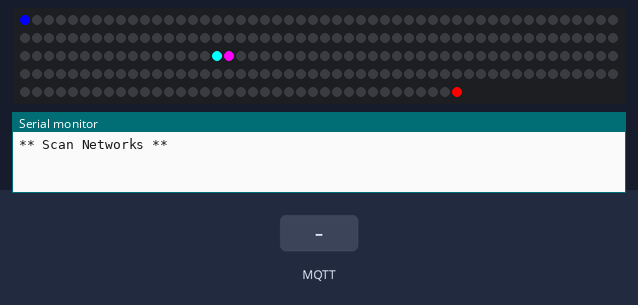
Recording of a sketch running on a simulated ESP32. Parts: 237 RGB LEDs in strip order, left to right, continuing on the next row, the last lines printed to the serial monitor. The test bench sets the inputs (shaded band). Dim RGB values are drawn brighter than linear; WiFi joins after 1.5 s; servers stay silent unless stated; a WiFi scan finds three made-up networks; no MQTT or app messages arrive unless stated; not simulated (calls return 0 or success): credentials.h.

Above: at 1.1 s.
At 7.2 s:
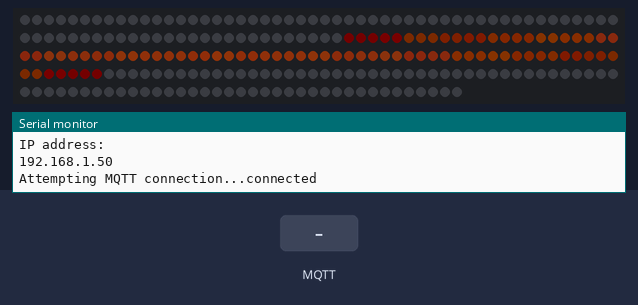
7.3 s: MQTT message "Felix/LEDStrip/Hue" arrives on the first subscribed topic
At 10.1 s:
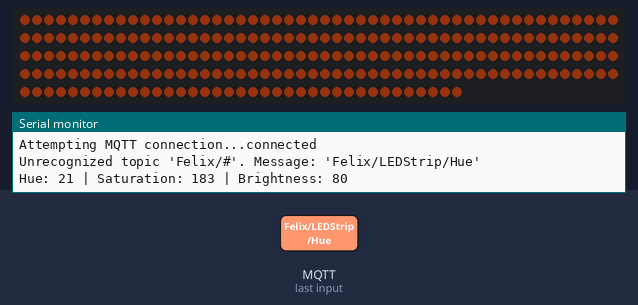
10.3 s: MQTT message "5" arrives on the first subscribed topic
Timing chart, 0 to 13.3 s (numbered marks = the images above; inputs shaded):
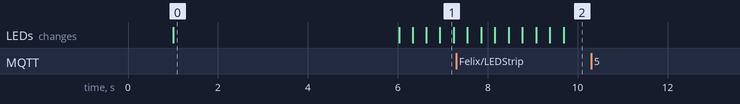

The sketch:

mqtt_esp32.ino
```cpp
#include <WiFi.h>
#include <PubSubClient.h>
#include <Wire.h>
#include "FastLED.h"
#include "credentials.h"

// How many leds are in the strip?
#define NUM_LEDS (237)
#define CENTER_LED_INDEX_LEFT (116)
#define CENTER_LED_INDEX_RIGHT (CENTER_LED_INDEX_LEFT + 1)

// Data pin that led data will be written out over
#define DATA_PIN 4

// This is an array of leds.  One item for each led in your strip.
CRGB leds[NUM_LEDS];

const char* mqtt_server = "192.168.228.242";
WiFiClient espClient;
PubSubClient client(espClient);
long lastMsg = 0;
char msg[31];
int value = 0;


void setup() {
  Serial.begin(115200);
  delay(1000);

  FastLED.addLeds<NEOPIXEL, DATA_PIN>(leds, NUM_LEDS);
  FastLED.setBrightness(255);

  fill_solid(&(leds[0]), NUM_LEDS, CRGB::Black);
  leds[0] = CRGB(0, 0, 255);
  leds[CENTER_LED_INDEX_LEFT] = CRGB(0, 255, 255);
  leds[CENTER_LED_INDEX_RIGHT] = CRGB(255, 0, 255);
  leds[NUM_LEDS - 1] = CRGB(255, 0, 0);
  FastLED.show();

  setup_wifi();
  client.setServer(mqtt_server, 1883);
  client.setCallback(callback);

  fill_solid(&(leds[0]), NUM_LEDS, CRGB::Black);
  FastLED.show();
}

void setup_wifi() {
    delay(10);

    scanNetworks();
    WiFi.begin(ssid, password);

    int status = WiFi.status();
    while (status != WL_CONNECTED) {
        Serial.println(status);
        delay(3000);
        status = WiFi.status();
    }

    Serial.println("");
    Serial.println("WiFi connected");
    Serial.println("IP address: ");
    Serial.println(WiFi.localIP());
}

void scanNetworks() {
  // scan for nearby networks:
  Serial.println("** Scan Networks **");
  byte numSsid = WiFi.scanNetworks();

  // print the list of networks seen:
  Serial.print("SSID List:");
  Serial.println(numSsid);
  // print the network number and name for each network found:
  for (int thisNet = 0; thisNet<numSsid; thisNet++) {
    Serial.print(thisNet);
    Serial.print(") Network: ");
    Serial.println(WiFi.SSID(thisNet));
  }
}

// warm white - no brightness
CHSV currentColor = CHSV(21, 183, 0);
CHSV targetColor = CHSV(21, 183, 80);
int lastBrightness = 80;

void callback(char* topic, byte* message, unsigned int length) {
  String messageTemp;

  for (int i = 0; i < length; i++) {
    messageTemp += (char)message[i];
  }


  if (String(topic) == "Felix/LEDStrip/PowerState") {
    if (messageTemp != "true") {
      lastBrightness = targetColor.value;
      targetColor.value = 0;
    } else {
      targetColor.value = lastBrightness;
    }
  } else if (String(topic) == "Felix/LEDStrip/Hue") {
    targetColor.hue = map(messageTemp.toInt(), 0, 360, 0, 255);

  } else if (String(topic) == "Felix/LEDStrip/Saturation") {
    targetColor.saturation = map(messageTemp.toInt(), 0, 100, 0, 255);

  } else if (String(topic) == "Felix/LEDStrip/Brightness") {
    targetColor.value = map(messageTemp.toInt(), 0, 100, 0, 255);
    lastBrightness = targetColor.value;

  } else {
    Serial.print("Unrecognized topic '");
    Serial.print(topic);
    Serial.print("'. Message: '");
    Serial.print(messageTemp);
    Serial.println("'");
  }

  Serial.print("Hue: ");
  Serial.print(targetColor.hue);
  Serial.print(" | Saturation: ");
  Serial.print(targetColor.saturation);
  Serial.print(" | Brightness: ");
  Serial.println(targetColor.value);

}


void reconnect() {
  // Loop until we're reconnected
  while (!client.connected()) {
    Serial.print("Attempting MQTT connection...");
    // Attempt to connect
    if (client.connect("ESP32Client")) {
      Serial.println("connected");
      // Subscribe
      client.subscribe("Felix/#");
    } else {
      Serial.print("failed, rc=");
      Serial.print(client.state());
      Serial.println(" try again in 5 seconds");
      // Wait 5 seconds before retrying
      delay(5000);
    }
  }
}

long lastTime = 0;

void loop() {
  if (!client.connected()) {
    reconnect();
  }
  client.loop();

  long currentTime = millis();
  if (currentTime - lastTime > 20) {
    updateStrip();
    lastTime = currentTime;
  }
}


void updateStrip() {

    // shift all pixels by one
    for (int i = 0; i < CENTER_LED_INDEX_LEFT; ++i) {
        leds[i] = leds[i + 1];
    }
    for (int i = NUM_LEDS - 1; i > CENTER_LED_INDEX_RIGHT; --i) {
        leds[i] = leds[i - 1];
    }

    //adjust center pixels' color a little

    int hueOffset = (int)targetColor.hue - (int)currentColor.hue;
    int saturationOffset = (int)targetColor.saturation - (int)currentColor.saturation;
    int valueOffset = (int)targetColor.value - (int)currentColor.value;

    /*
    Serial.print("Offsets -> Hue: ");
    Serial.print(hueOffset);
    Serial.print(" | Saturation: ");
    Serial.print(saturationOffset);
    Serial.print(" | Brightness: ");
    Serial.println(valueOffset);
    */

    if (abs(hueOffset) <= 2) {
        currentColor.hue = targetColor.hue;
    } else {
      if (hueOffset > 128 || (hueOffset < 0 && hueOffset > -128)) {
        //lets go clockwise (-)
          currentColor.hue -= constrain((abs(hueOffset) % 128) / 16, 1, 8);
      } else {
          currentColor.hue += constrain((abs(hueOffset) % 128) / 16, 1, 8);
      }
    }

    if (abs(saturationOffset) <= 2) {
        currentColor.saturation = targetColor.saturation;
    } else {
        currentColor.saturation += (saturationOffset < 0 ? -1 : 1) * constrain(abs(saturationOffset) / 16, 1, 8);
    }

    if (abs(valueOffset) <= 2) {
        currentColor.value = targetColor.value;
    } else {

        currentColor.value += (valueOffset < 0 ? -1 : 1) * constrain(abs(valueOffset) / 16, 1, 8);
    }

    leds[CENTER_LED_INDEX_LEFT] = currentColor;
    leds[CENTER_LED_INDEX_RIGHT] = currentColor;
    FastLED.show();
}
```
